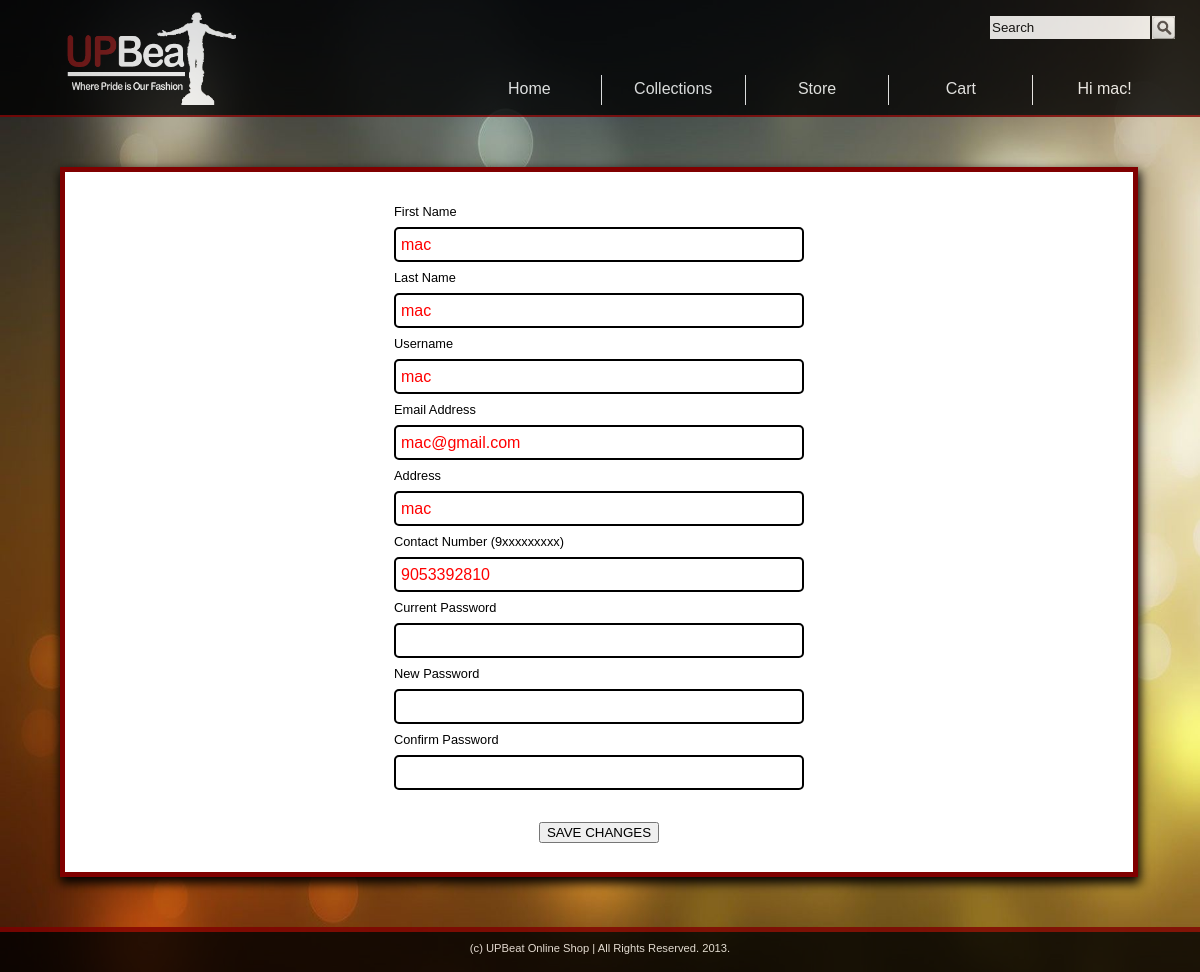
Page /upbeat.com/editaccount.php (signed in) on the committed database.
### tables this page shows
CREATE TABLE IF NOT EXISTS `customer` (
  `id` int(6) unsigned NOT NULL AUTO_INCREMENT,
  `fname` varchar(50) NOT NULL,
  `lname` varchar(20) NOT NULL,
  `username` varchar(20) NOT NULL,
  `email` varchar(50) NOT NULL,
  `address` varchar(50) NOT NULL,
  `contact` decimal(11,0) NOT NULL,
  `password` varchar(50) NOT NULL,
  `type` varchar(20) NOT NULL,
  PRIMARY KEY (`id`)
);

### upbeat.com/editaccount.php (the view, shortened to what this page needs)
<?php
	if(strcmp($_SESSION['type'], "customer") == 0)
		$result = mysql_query("SELECT * from customer where id=".$_SESSION['id']);
	else
		$result = mysql_query("SELECT * from administrator where id=".$_SESSION['id']);
	$row = mysql_fetch_array($result);
	$pass = $_SESSION["password"];
?>
<html>
	<head>
		<link rel = "stylesheet" type = "text/css" href = "CSS/local.css">
		<link rel = "stylesheet" type = "text/css" href = "CSS/editaccount.css">
	</head>
	<body>
		<div id = 'header'>
			<form name = 'searchform' method = 'post' action = 'store.php?cat=search&start=0&page=1'>
				<div id = 'srchline'>
					<input id = 'sbutton' type = 'submit' name = 'sbutton' value = ''/>
					<input id = 'stxtbox' type = 'text' name = 'stxtbox' value = 'Search' />
				</div>
			</form>
			<div id = 'menuline'>
				<ul id = 'menulist'>
					<li id = 'last'>
						<?php
							if (isset($_SESSION['uname'])){ echo "Hi ".$_SESSION['fname']."!";}
							else echo "Log in";
						?>
					</li>
					<li><a class = 'link' href = 'viewcart.php'>Cart</a></li>
					<li><a class = 'link' href = 'store.php?cat=all&start=0&page=1'>Store</a></li>
					<li><a class = 'link' href = 'collections.php'>Collections</a></li>
					<li id = 'home'>
						<?php
							if(isset($_SESSION['type']))
							{
								if(strcmp($_SESSION['type'], "administrator") == 0)
									echo "<a class = 'link' href = 'admin.php'>Home</a>";
								else echo "<a class = 'link' href = 'home.php'>Home</a>";
							}
							else echo "<a class = 'link' href = 'home.php'>Home</a>";
						?>
					</li>
				</ul>
			</div>
			<div id = 'logo'></div>
		</div>
		<?php
			if(isset($_SESSION['type']))
			{
				if(strcmp($_SESSION['type'], "administrator") == 0)
				{
					echo "<div id = 'maincontent'>
						<div id = 'editdiv'>
							<form name = 'editaccountadmin' method = 'post' action = 'process.php'>
								<center>
									<table class = 'account'>
										<tr><td>First Name <span id = 'editfname'></span></td></tr>
										<tr><td class = 'inputd'><input class = 'inputxt' type = 'text' name = 'acfname' value='".$row[1]."'></td></tr>
										<tr><td>Last Name <span id = 'editlname'></td></tr>
										<tr><td class = 'inputd'><input class = 'inputxt' type = 'text' name = 'aclname' value='".$row[2]."'></td></tr>
										<tr><td>Username <span id = 'edituname'></span></td></tr>
										<tr><td class = 'inputd'><input class = 'inputxt' type = 'text' name = 'acuname' value='".$row[3]."'></td></tr>
										<tr><td>Current Password <span id = 'editpword'></span></td></tr>
										<tr><td class = 'inputd'><input class = 'inputxt' type = 'password' name = 'acpword'/></td></tr>
										<tr><td>New Password <span id = 'editnewword'></td></tr>
										<tr><td class = 'inputd'><input class = 'inputxt' type = 'password' name = 'acnewword'/></td></tr>
										<tr><td>Confirm Password <span id = 'editconpword'></span></td></tr>
										<tr><td class = 'inputd'><input class = 'inputxt' type = 'password' name = 'acconword'/></td></tr>
										<tr><td colspan = '2'><input type = 'hidden' name = 'hidepword' value = '".$pass."'</td></tr>
										<tr><td class = 'tdcenter'><input type = 'submit' name = 'editacc' onclick = 'return adminEdit();' value='Save Changes'/></td></tr>
									</table>
								</center>
							</form>
						</div>
					</div>";
				}
				else
				{
					echo "
						<div id = 'maincontentedit'>
							<div id = 'accountdivedit'>
								<center>
									<form name = 'editaccount' method = 'post' action = 'process.php'>
										<table class = 'account'>
											<tr><td>First Name <span id = 'editfname'></span></td></tr>
											<tr><td class = 'inputd'><input class = 'inputxt' type = 'text' name = 'acfname' value='".$row[1]."'></td></tr>
											<tr><td>Last Name <span id = 'editlname'></span></td></tr>
											<tr><td class = 'inputd''><input class = 'inputxt' type = 'text' name = 'aclname' value='".$row[2]."'></td></tr>
											<tr><td>Username <span id = 'edituname'></span></td></tr>
											<tr><td class = 'inputd'><input class = 'inputxt' type = 'text' name = 'acuname' value='".$row[3]."'></td></tr>
											<tr><td>Email Address <span id = 'editemail'></span></td></tr>
											<tr><td class = 'inputd'><input class = 'inputxt' type = 'email' name = 'acemail' value='".$row[4]."'></td></tr>
											<tr><td>Address <span id = 'editaddress'></span></td></tr>
											<tr><td class = 'inputd'><input class = 'inputxt' type = 'text' name = 'acaddre' value='".$row[5]."'></td></tr>
											<tr><td>Contact Number (9xxxxxxxxx) <span id = 'editcontact'></span></td></tr>
											<tr><td class = 'inputd'><input class = 'inputxt' type = 'text' name = 'acconta' onclick = 'return clearfield();' value='".$row[6]."'></td></tr>
											<tr><td>Current Password <span id = 'editpword'></span></td></tr>
											<tr><td class = 'inputd'><input class = 'inputxt' type = 'password' name = 'acpword'/></td></tr>
											<tr><td>New Password <span id = 'editnewword'></span></td></tr>
											<tr><td class = 'inputd'><input class = 'inputxt' type = 'password' name = 'acnewword'/></td></tr>
											<tr><td>Confirm Password <span id = 'editconpword'></span></td></tr>
											<tr><td class = 'inputd'><input class = 'inputxt' type = 'password' name = 'acconpword'/></td></tr>
											<tr><td><input type = 'hidden' name = 'hidepword' value = '".$pass."'</td>
											<tr>
												<td class = 'tdcenter'>
													<input type = 'submit' name = 'editacc' onclick = 'return validEdit();' value = 'SAVE CHANGES'/>
												</td>
											</tr>
										</table>
									</form>
								</center>
							</div>
						</div>
					";
				}
			}
		?>
		<div id = 'footer'>(c) UPBeat Online Shop | All Rights Reserved. 2013.</div>
	</body>
</html>

### upbeat.com/CSS/local.css (style rules this page uses)
body { margin: auto; min-width: 1000px; font-family: arial; max-width: 1500px; overflow: auto; background-size: 100% 100%; background-image: url("../IMAGES/colorful.jpg"); background-attachment: fixed; }
#header { margin: auto; float: left; width: 100%; height: 115px; background-color: black; color: white; opacity: 0.8; border-bottom: 2px solid maroon; }
#menuline { margin-top: 35px; float: right; text-align: right; width: 100%; height: 30px; }
ul#menulist { float: right; margin-top: 0%; padding: 0%; color: black; margin-right: 2%; width: 70%; height: 30px; font-family: arial; }
ul#menulist li { float: right; width: 17%; height: 25px; font-size: 100%; font-family: Arial; list-style: none; text-align: center; padding-top: 5px; color: white; border-right: 1px solid white; }
ul#menulist li#last { border-right: 0px; }
#srchline { float: right; margin-top: 15px; margin-right: 2%; width: 18%; height: 25px; text-align: center; }
#logo { margin-left: 5%; top: 5px; position: absolute; width: 180px; height: 110px; background-repeat: no-repeat; background-size: 98% 98%; background-image: url("../IMAGES/wlogo.png"); }
#stxtbox { width: 75%; height: 25px; float: right; border: 1px solid black; }
#sbutton { width: 25px; margin: 0%; float: right; padding: 0%; height: 25px; border: 1px solid black; background-size: 25px 25px; background-image: url("../IMAGES/sbutton.png"); }
#footer { float: left; padding-top: 10px; font-size: 70%; opacity: 0.8; font-family: arial; width: 100%; text-align: center; border-top: 5px solid maroon; color: white; height: 30px; background-color: black; }
a.link { list-style: none; text-decoration: none; color: inherit; }
span { font-size: 80%; padding-right: 2%; color: red; text-align: center; }

### upbeat.com/CSS/editaccount.css (style rules this page uses)
#maincontentedit { float: left; width: 100%; height: 810px; }
table.account { margin-top: 25px; }
td { width: 400px; font-size: 80%; height: 25px; }
td.tdcenter { text-align: center; }
td.inputd { margin: 0%; font-size: 100%; }
.inputxt { width: 410px; padding-left: 5px; height: 35px; border: 2px solid black; border-radius: 5px; font-size: 100%; color: red; }
#accountdivedit { float: left; margin-left: 5%; overflow: hidden; margin-top: 50px; background-color: white; width: 89%; height: 700px; border: 5px solid maroon; box-shadow: 1px 5px 10px 1px black; }

### rows in the picture
customer: acfname "mac", aclname "mac", acuname "mac", acemail "mac@gmail.com", acaddre "mac", acconta "9053392810"

### other values in the picture
$_SESSION['fname'] "mac"
